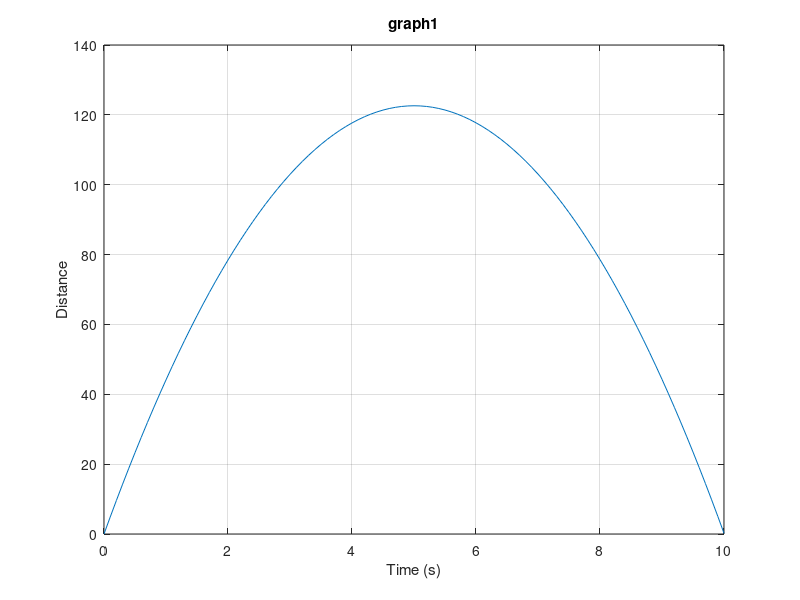
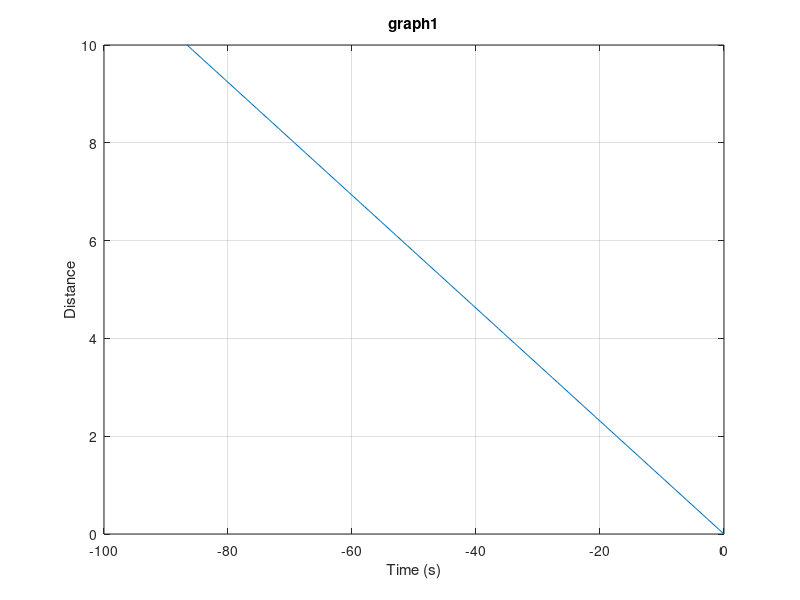

MATLAB code for these plots, in order:
y0 = 0;
g = 9.8 ;
theta = 5*pi/12;
v = 50.75;
x = 0 :0.1:10
y = y0 - (g*(x.^2))/2 + (v*sin(theta)*x);


figure
plot(x,y)
grid on 
title('graph1');
xlabel('Time (s)');
ylabel('Distance');

%%%%%%%%%%%%%%%%%%%%%%%%%%%


x0 = 0;
v = 10 ;
theta = 10*pi/12;
t = 0:0.1:10;

x = x0 + v*cos(theta)*t; 

figure
plot(x,t)
grid on 
title('graph1');
xlabel('Time (s)');
ylabel('Distance');
